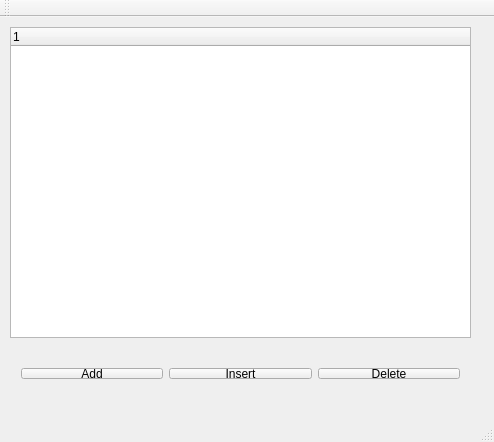
<?xml version="1.0" encoding="UTF-8"?>
<ui version="4.0">
 <class>MainWindow</class>
 <widget class="QMainWindow" name="MainWindow">
  <property name="geometry">
   <rect>
    <x>0</x>
    <y>0</y>
    <width>494</width>
    <height>442</height>
   </rect>
  </property>
  <property name="windowTitle">
   <string>MainWindow</string>
  </property>
  <widget class="QWidget" name="centralWidget">
   <widget class="QTreeWidget" name="treeWidget">
    <property name="geometry">
     <rect>
      <x>10</x>
      <y>10</y>
      <width>461</width>
      <height>311</height>
     </rect>
    </property>
    <column>
     <property name="text">
      <string notr="true">1</string>
     </property>
    </column>
   </widget>
   <widget class="QWidget" name="">
    <property name="geometry">
     <rect>
      <x>10</x>
      <y>340</y>
      <width>461</width>
      <height>33</height>
     </rect>
    </property>
    <layout class="QHBoxLayout" name="horizontalLayout">
     <item>
      <widget class="QPushButton" name="pushButton">
       <property name="text">
        <string>Add</string>
       </property>
      </widget>
     </item>
     <item>
      <widget class="QPushButton" name="pushButton_2">
       <property name="text">
        <string>Insert</string>
       </property>
      </widget>
     </item>
     <item>
      <widget class="QPushButton" name="pushButton_3">
       <property name="text">
        <string>Delete</string>
       </property>
      </widget>
     </item>
    </layout>
   </widget>
  </widget>
  <widget class="QMenuBar" name="menuBar">
   <property name="geometry">
    <rect>
     <x>0</x>
     <y>0</y>
     <width>494</width>
     <height>22</height>
    </rect>
   </property>
  </widget>
  <widget class="QToolBar" name="mainToolBar">
   <attribute name="toolBarArea">
    <enum>TopToolBarArea</enum>
   </attribute>
   <attribute name="toolBarBreak">
    <bool>false</bool>
   </attribute>
  </widget>
  <widget class="QStatusBar" name="statusBar"/>
 </widget>
 <layoutdefault spacing="6" margin="11"/>
 <resources/>
 <connections/>
</ui>
